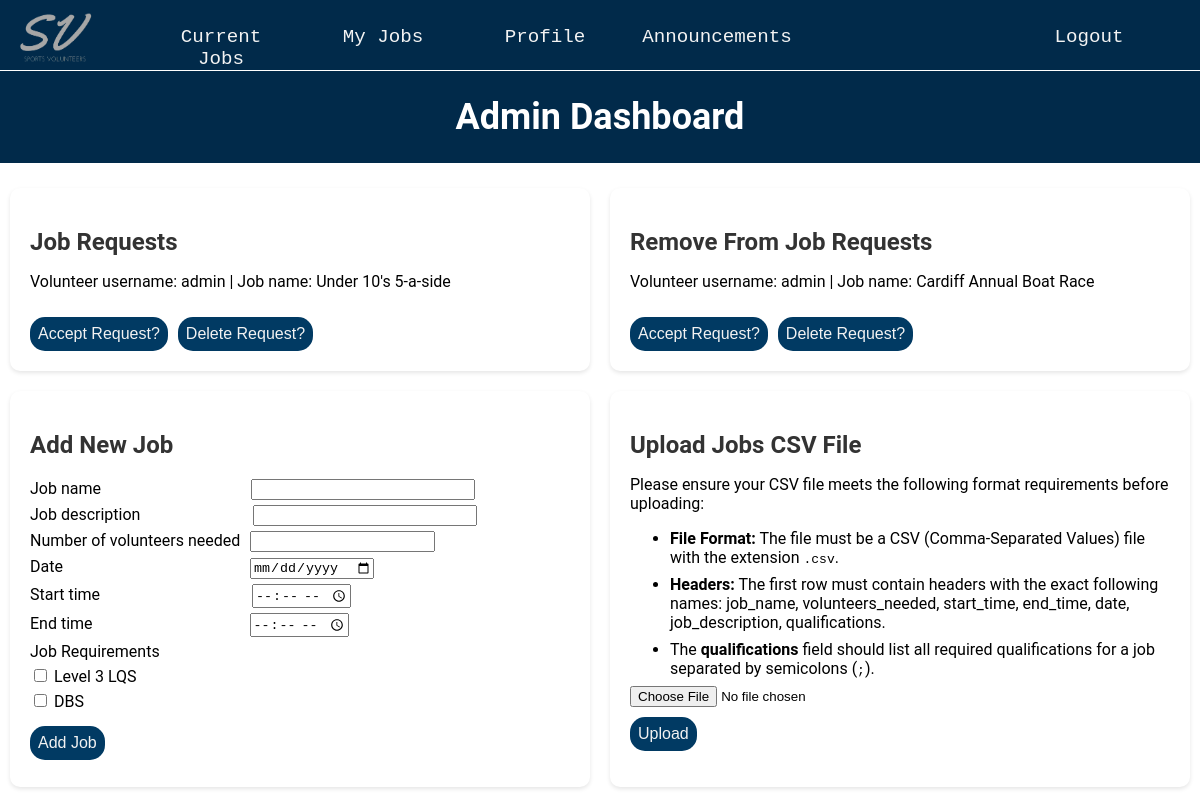
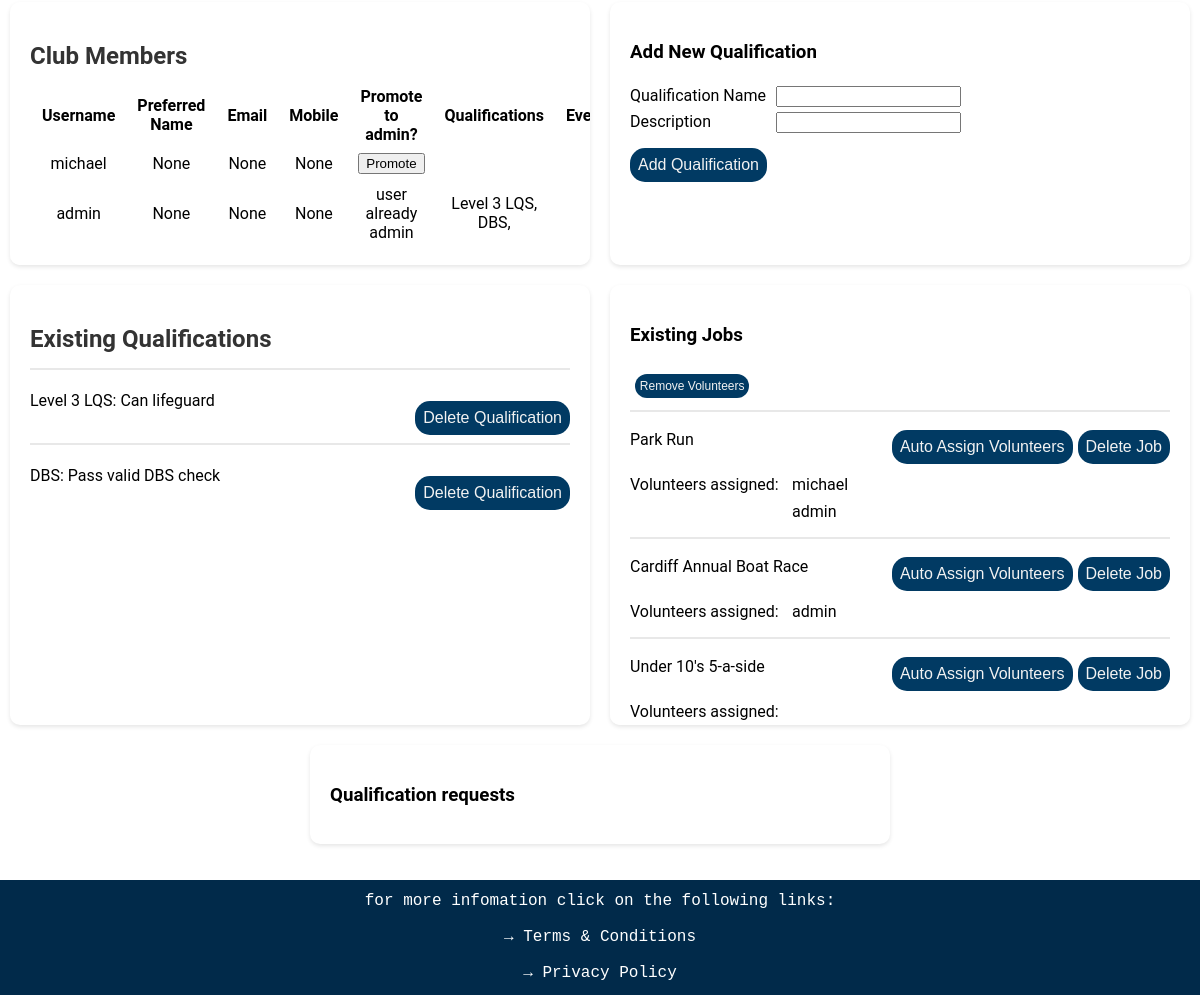
/admin, run on an earlier commit of the app's database (2 pictures, top to bottom).
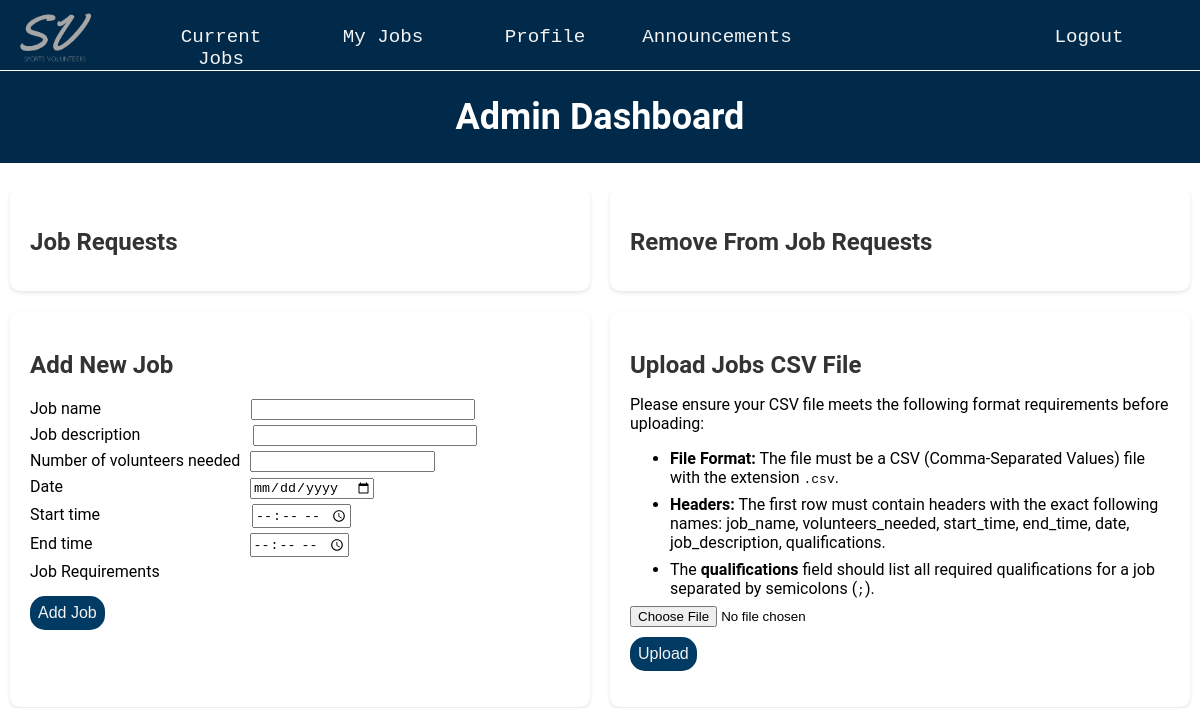
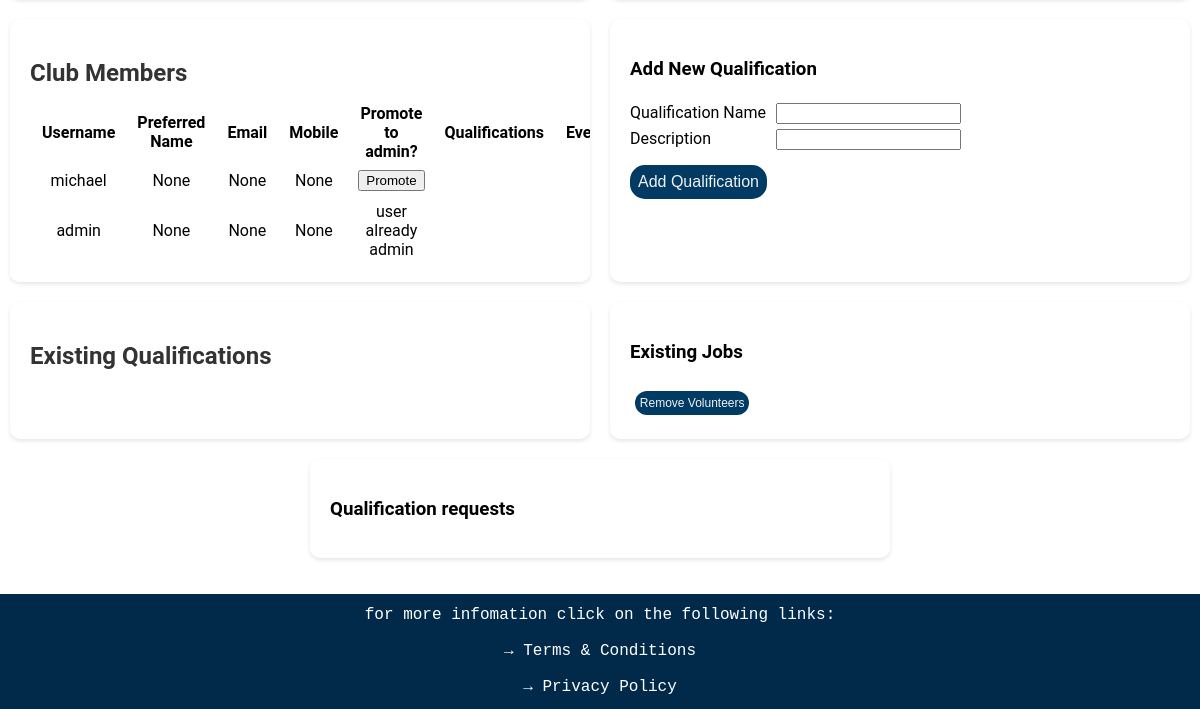
And on a later commit of the database (2 pictures, top to bottom).
### website/databases.py (models this page shows, shortened)
class Requests(UserMixin, db.Model):
    __tablename__ = 'requests'
    request_id = db.Column(db.Integer, primary_key=True, autoincrement=True)
    user_id = db.Column(db.Integer, db.ForeignKey('users.user_id'))
    job_id = db.Column(db.Integer, db.ForeignKey('jobs.job_id'))
    user = db.relationship('User', backref=db.backref('users', lazy='subquery'))
    job = db.relationship('Jobs', backref=db.backref('jobs', lazy='subquery'))

class User(UserMixin, db.Model):
    __tablename__ = 'users'
    user_id = db.Column(db.Integer, primary_key=True, autoincrement=True)
    username = db.Column(db.String(16), index=True, unique=True)
    password_hash = db.Column(db.String(64))
    email = db.Column(db.String(30))
    mobile = db.Column(db.String(15))
    preferred_name = db.Column(db.String(15))
    dob = db.Column(db.String(11))
    address = db.Column(db.String(50))
    jobs_completed = db.Column(db.Integer)
    admin = db.Column(db.Boolean)
    details = db.Column(db.String(255))
    qualifications = db.relationship('Qualification', secondary=user_qualifications,
                                     backref=db.backref('users', lazy='subquery'))
    jobs = db.relationship('Jobs', secondary='user_job_link',
                           backref=db.backref('assigned_users', lazy='dynamic'))

class Jobs(UserMixin, db.Model):
    __tablename__ = 'jobs'
    job_id = db.Column(db.Integer, primary_key=True)
    job_name = db.Column(db.String(20))
    volunteers_needed = db.Column(db.Integer)
    volunteers_needed_left = db.Column(db.Integer)
    start_time = db.Column(db.String(20))
    end_time = db.Column(db.String(20))
    date = db.Column(db.String(20))
    job_description = db.Column(db.String(300))
    job_qualifications = db.relationship('Qualification', secondary=job_requirements,
                                         backref=db.backref('required_for_jobs', lazy='subquery'))

class RemoveRequests(UserMixin, db.Model):
    __tablename__ = 'remove_requests'
    remove_request_id = db.Column(db.Integer, primary_key=True, autoincrement=True)
    user_id = db.Column(db.Integer, db.ForeignKey('users.user_id'))
    job_id = db.Column(db.Integer, db.ForeignKey('jobs.job_id'))
    user = db.relationship('User', backref=db.backref('remove_requests', lazy='subquery'))
    job = db.relationship('Jobs', backref=db.backref('remove_requests', lazy='subquery'))

class Qualification(UserMixin, db.Model):
    __tablename__ = 'qualification'
    qualifications_id = db.Column(db.Integer, primary_key=True, autoincrement=True)
    qualification_name = db.Column(db.String(300))
    qualification_description = db.Column(db.String(300))

### website/routes.py (the view, shortened to what this page needs)
@app.route('/admin', methods=['GET', 'POST'])
def admin():
    users = User.query.order_by(desc(User.jobs_completed)).all()
    qualifications = Qualification.query.all()
    new_job_form = newJobForm()
    jobs = Jobs.query.all()
    user_job_link = UserJobLink.query.all()
    requests = Requests.query.join(User).order_by(User.jobs_completed).all()
    qualification_requests = QualificationRequests.query.join(User).all()
    remove_requests = RemoveRequests.query.join(User).order_by(User.jobs_completed).all()
    new_job_form.job_requirements.choices = [(q.qualifications_id, q.qualification_name) for q in qualifications]
    qualification_form = QualificationForm()
    if 'delete_account_id' in request.form:
        user_delete_id = request.form['delete_account_id']
        user_delete = User.query.filter_by(user_id=user_delete_id).first()
        db.session.delete(user_delete)
        db.session.commit()
        return redirect(url_for('admin'))
    elif 'add_admin_user_id' in request.form:
        user_id = request.form['add_admin_user_id']
        user = User.query.filter_by(user_id = user_id).first()
        user.set_admin(True)
        db.session.commit()
        return redirect(url_for('admin'))
    elif 'increase_user_id' in request.form:
        user_id = request.form['increase_user_id']
        user = User.query.filter_by(user_id = user_id).first()
        user.increase_jobs()
        db.session.commit()
        return redirect(url_for('admin'))
    elif 'decrease_user_id' in request.form:
        user_id = request.form['decrease_user_id']
        user = User.query.filter_by(user_id=user_id).first()
        user.decrease_jobs()
        db.session.commit()
        return redirect(url_for('admin'))
    return render_template('admin.html', users=users, new_job_form=new_job_form, qualification_form=qualification_form,
                           qualifications=qualifications, requests = requests, remove_requests = remove_requests,
                           jobs = jobs, user_job_link = user_job_link, all_users = User,
                           prescription_level = prescription_level, qualification_requests = qualification_requests)

### website/templates/admin.html (shortened to what this page needs)
{% extends "layout.html" %}
{% block page_content %}
<div class="p-title-box-admin">
    <h1 class = 'profile-title'>Admin Dashboard</h1>
</div>
<div class="admin-container">
    <div class="admin-box admin-scrollable-box">
        <h2>Job Requests</h2>
        {% for request in requests %}
        <div>
            <p>Volunteer username: {{ request.user.username }} | Job name: {{ request.job.job_name }}</p>
            <div class="admin-job-request">
                <form method="post">
                    <input type="submit" value="Accept Request?" class='admin-button'>
                </form>
                <form method="post" onclick="return confirm('Are you sure you want to delete this request?');">
                    <input type="submit" value="Delete Request?" class='admin-button'>
                </form>
            </div>
        </div>
        {% endfor %}
    </div>
    <div class="admin-box admin-scrollable-box">
        <h2>Remove From Job Requests</h2>
        {% for remove_request in remove_requests %}
        <div>
            <p>Volunteer username: {{ remove_request.user.username }} | Job name: {{ remove_request.job.job_name }}</p>
            <div class="admin-job-request">
                <form method="post">
                    <input type="submit" value="Accept Request?" class='admin-button'>
                </form>
                <form method="post" onclick="return confirm('Are you sure you want to delete this request?');">
                    <input type="submit" value="Delete Request?" class='admin-button'>
                </form>
            </div>
        </div>
        {% endfor %}
    </div>
    <div class="admin-box">
        <h2>Add New Job</h2>
        <div class="admin-new-job">
        <form action="" method="POST">
            <div>
                {{ new_job_form.job_name.label }} {{ new_job_form.job_name(class="admin-new-job-name") }}
            </div>
            <div>
                {{ new_job_form.job_description.label }} {{ new_job_form.job_description(class="admin-new-job-desc") }}
            </div>
            <div>
                {{ new_job_form.volunteers_needed.label }} {{ new_job_form.volunteers_needed(class="admin-new-job-vol") }}
            </div>
            <div>
                {{ new_job_form.date.label }} {{ new_job_form.date(class="admin-new-job-date") }}
            </div>
            <div>
                {{ new_job_form.start_time.label }} {{ new_job_form.start_time(class="admin-new-job-stime") }}
            </div>
            <div>
                {{ new_job_form.end_time.label }} {{ new_job_form.end_time(class="admin-new-job-etime") }}
            </div>
            <div>
                {{ new_job_form.job_requirements.label }}
                {% for subfield in new_job_form.job_requirements %}
                <div>
                    {{ subfield }} {{ subfield.label }}
                </div>
                {% endfor %}
            </div>
            <div>
                {{ new_job_form.submit(class='admin-button') }}
            </div>
        </form>
        </div>
    </div>
    <div class="admin-box">
        <h2>Upload Jobs CSV File</h2>
        {% if prescription_level == 'free' %}
        upgrade to premium to unlock this feature
        {% else %}
        <div class="upload-instructions">
            <p>Please ensure your CSV file meets the following format requirements before uploading:</p>
            <ul>
                <li class="upload-instructions-li"><strong>File Format:</strong> The file must be a CSV (Comma-Separated Values) file with the extension <code>.csv</code>.</li>
                <li class="upload-instructions-li"><strong>Headers:</strong> The first row must contain headers with the exact following names: job_name, volunteers_needed, start_time, end_time, date, job_description, qualifications.</li>
                <li class="upload-instructions-li">The <strong>qualifications</strong> field should list all required qualifications for a job separated by semicolons (<code>;</code>).</li>
            </ul>
            <form method="POST" action="/upload_jobs" enctype="multipart/form-data">
                <input type="file" name="file">
                <input type="submit" value="Upload" class="admin-button">
            </form>
        </div>
        {% endif %}
    </div>
    <div class="admin-box admin-scrollable-box">
        <h2>Club Members</h2>
        <table class="admin-club-member">
            <thead class="admin-club-table">
                <tr>
                    <th>Username</th>
                    <th>Preferred Name</th>
                    <th>Email</th>
                    <th>Mobile</th>
                    <th>Promote to admin?</th>
                    <th>Qualifications</th>
                    <th>Events</th>
                </tr>
            </thead>
            <tbody>
            {% for user in users %}
            <tr>
                <td>{{ user.username }}</td>
                <td>{{ user.preferred_name }}</td>
                <td>{{ user.email }}</td>
                <td>{{ user.mobile }}</td>
                {% if not user.admin %}
                <td>
                    <div>
                        <form method="post" onclick="return confirm('Are you sure you want to promote user to an admin?');">
                            <input type="submit" value="Promote" class="class='admin-button'">
                        </form>
                    </div>
                </td>
                {% else %}
                <td>user already admin</td>
                {% endif %}
                <td>{% for qualification in user.qualifications %}
                    {{ qualification.qualification_name }},
                    {% endfor %}
                </td>
                <td>{{ user.events }}</td>
            </tr>
            {% endfor %}
            </tbody>
        </table>
    </div>
    <div class="admin-box">
        <h3>Add New Qualification</h3>
        <form action="" method="POST">
            <div class="admin-new-qual">
                <div>
                    {{ qualification_form.qualification_name.label }} {{ qualification_form.qualification_name(class="admin-new-qual-name") }}
                </div>
                <div>
                    {{ qualification_form.qualification_description.label }} {{ qualification_form.qualification_description(class="admin-new-qualdesc") }}
                </div>
                <div>
                    {{ qualification_form.submit(class='admin-button') }}
                </div>
            </div>
        </form>
    </div>
    <div class="admin-box admin-scrollable-box">
        <h2>Existing Qualifications</h2>
        {% for qualification in qualifications %}
        <div class="admin-qual">
        <hr>
        <div>
            <p>{{ qualification.qualification_name }}: {{ qualification.qualification_description }}</p>
            <div>
                <form method = "post" action="{{ url_for('delete_qualification', qualifications_id=qualification.qualifications_id) }}" onclick="return confirm('Are you sure you want to delete this qualification?');">
                    <input type = "submit" value = "Delete Qualification" class='admin-button'>
                </form>
            </div>
        </div>
        </div>
        {% endfor %}
    </div>
    <div class="admin-box admin-scrollable-box">
        <h3>Existing Jobs</h3>
        <button class='remove-volunteer-button' onclick="showRemoveButtons()">Remove Volunteers</button>
        {% for job in jobs %}
            <div class="admin-jobs">
                <hr>
                <div>
                    <p>{{ job.job_name }}</p>
                    <div>
                        {% if not prescription_level == 'free' %}
                        <form method = "post">
                            <input type = "submit" value = "Auto Assign Volunteers" class='admin-button'>
                        </form>
                        {% endif %}
                        <form method = "post" action="{{ url_for('delete_job', job_id=job.job_id) }}" onclick="return confirm('Are you sure you want to delete this job?');">
                            <input type = "submit" value = "Delete Job" class='admin-button'>
                        </form>
                    </div>
                </div>
                <div class='volunteers-assigned-flex'>
                    <div class='volunteers-assigned-item'>Volunteers assigned:</div>
                    <div class='volunteers-assigned-item column'>
                    {% for user_job in user_job_link %}
                        {% if user_job.job_id == job.job_id %}
                            <div class='volunteers-delete-item'>
                                {{ all_users.query.filter_by(user_id = user_job.user_id).first().username }}
                            </div>
                        {% endif %}
                    {% endfor %}
                    </div>
                </div>
            </div>
            {% endfor %}
    </div>
    <div class="admin-box admin-scrollable-box">
        <h3>Qualification requests</h3>
    </div>
</div>
{% endblock %}

### website/templates/layout.html (shortened to what this page needs)
<!DOCTYPE html>
{% import "bootstrap/wtf.html" as wtf %}
<head>
    <link rel=stylesheet type=text/css href="{{ url_for('static', filename='styles.css') }}">
</head>
<div id="page-container">
    <ul class="navbar">
        <li>
            <div class="navbar_box_logo">
                <br>
                <img class="top_logo"
                    src="{{ url_for('static', filename='images/darker_logo.png') }}"
                    onmouseover= this.src="{{ url_for('static', filename='images/light_logo.png') }}"
                    onmouseout= this.src="{{ url_for('static', filename='images/darker_logo.png') }}"
                    alt="logo image" />
            </div>
        </li>
        <li>
            <div class="navbar_box">
                <a class="navbar_item" href="{{ url_for('current_jobs') }}">Current Jobs</a>
            </div>
        </li>
        <li>
            <div class="navbar_box">
                <a class="navbar_item" href="{{ url_for('my_jobs') }}">My Jobs</a>
            </div>
        </li>
        <li>
            <div class="navbar_box">
                <a class="navbar_item" href="{{ url_for('profile') }}">Profile</a>
            </div>
        </li>
        <li>
            <div class="navbar_box">
                <a class="navbar_item" href="{{ url_for('announcements') }}">Announcements</a>
            </div>
        </li>
        <li class = "navbar_right">
            <div class="navbar_box">
                <a class="navbar_item" href="{{ url_for('logout') }}">Logout</a>
            </div>
        </li>
    </ul>
    <div id = "content-wrap">
        {% block page_content %}{% endblock %}
    </div>
</div>
<footer class="footer">
    <p class = 'footer_text'>for more infomation click on the following links:</p>
    <p><a href="{{ url_for('terms') }}" class = 'footer_link'>→ Terms & Conditions</a></p>
    <p><a href="{{ url_for('privacy')}}" class = 'footer_link'>→ Privacy Policy</a></p>
</footer>

What changed in the data, as far as the page shows it:
removed Requests: user.username "admin", job.job_name "Under 10's 5-a-side"
removed RemoveRequests: user.username "admin", job.job_name "Cardiff Annual Boat Race"
removed Qualification: qualification_name "Level 3 LQS", qualification_description "Can lifeguard"
removed Qualification: qualification_name "DBS", qualification_description "Pass valid DBS check"
removed Jobs: job_name "Park Run"
removed UserJobLink: {{ all_users.query.filter_by(user_id = user_job.user_id).first().username }} "michael"
removed UserJobLink: {{ all_users.query.filter_by(user_id = user_job.user_id).first().username }} "admin"
removed Jobs: job_name "Cardiff Annual Boat Race"
removed UserJobLink: {{ all_users.query.filter_by(user_id = user_job.user_id).first().username }} "admin"
removed Jobs: job_name "Under 10's 5-a-side"
Also different on the page:
list line gone: "☐ Level 3 LQS"
list line gone: "☐ DBS"
